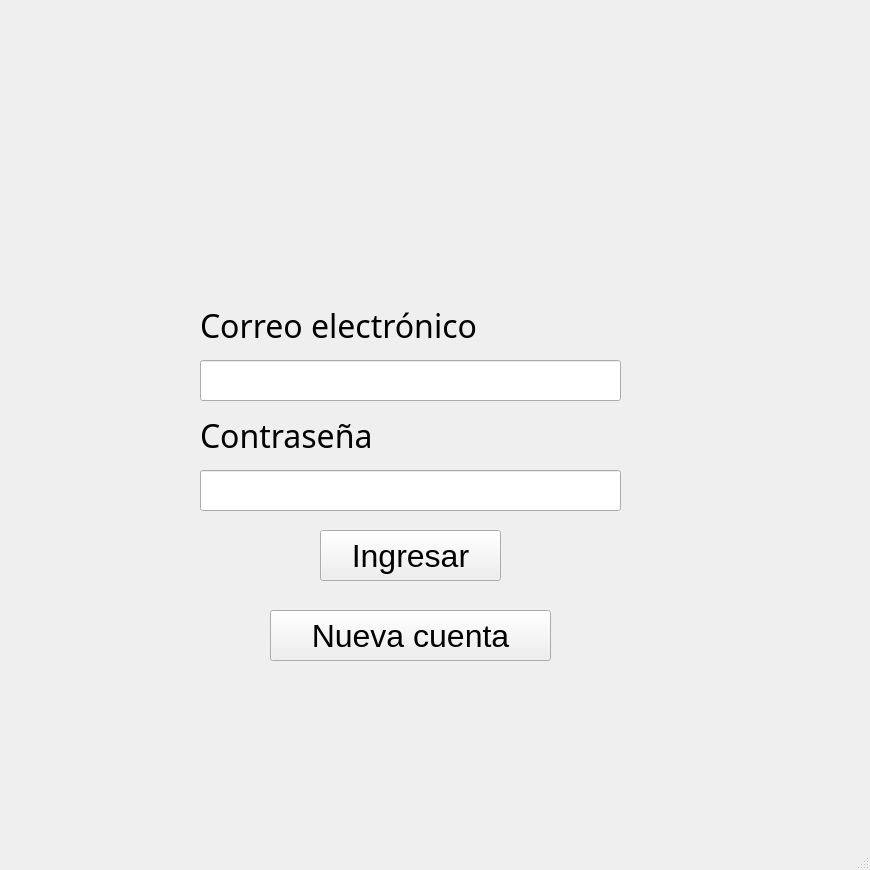
<?xml version="1.0" encoding="UTF-8"?>
<ui version="4.0">
 <class>Registro</class>
 <widget class="QMainWindow" name="Registro">
  <property name="geometry">
   <rect>
    <x>0</x>
    <y>0</y>
    <width>870</width>
    <height>870</height>
   </rect>
  </property>
  <property name="windowTitle">
   <string>Registro</string>
  </property>
  <widget class="QWidget" name="centralwidget">
   <widget class="QStackedWidget" name="stackedWidget">
    <property name="geometry">
     <rect>
      <x>20</x>
      <y>0</y>
      <width>821</width>
      <height>801</height>
     </rect>
    </property>
    <property name="currentIndex">
     <number>1</number>
    </property>
    <widget class="QWidget" name="page">
     <widget class="QLabel" name="lblNombre">
      <property name="geometry">
       <rect>
        <x>20</x>
        <y>40</y>
        <width>134</width>
        <height>67</height>
       </rect>
      </property>
      <property name="font">
       <font>
        <family>Dubai Medium</family>
        <pointsize>24</pointsize>
       </font>
      </property>
      <property name="text">
       <string>Nombre</string>
      </property>
     </widget>
     <widget class="QLabel" name="label">
      <property name="geometry">
       <rect>
        <x>560</x>
        <y>11</y>
        <width>191</width>
        <height>251</height>
       </rect>
      </property>
      <property name="sizeIncrement">
       <size>
        <width>100</width>
        <height>50</height>
       </size>
      </property>
      <property name="text">
       <string/>
      </property>
     </widget>
     <widget class="QLabel" name="lblApellido">
      <property name="geometry">
       <rect>
        <x>20</x>
        <y>170</y>
        <width>138</width>
        <height>67</height>
       </rect>
      </property>
      <property name="font">
       <font>
        <family>Dubai Medium</family>
        <pointsize>24</pointsize>
       </font>
      </property>
      <property name="text">
       <string>Apellido</string>
      </property>
     </widget>
     <widget class="QLineEdit" name="tbxApellido">
      <property name="geometry">
       <rect>
        <x>20</x>
        <y>230</y>
        <width>491</width>
        <height>41</height>
       </rect>
      </property>
     </widget>
     <widget class="QLabel" name="lblCorreo">
      <property name="geometry">
       <rect>
        <x>20</x>
        <y>290</y>
        <width>309</width>
        <height>67</height>
       </rect>
      </property>
      <property name="font">
       <font>
        <family>Dubai Medium</family>
        <pointsize>24</pointsize>
       </font>
      </property>
      <property name="layoutDirection">
       <enum>Qt::LeftToRight</enum>
      </property>
      <property name="text">
       <string>Correo Electrónico</string>
      </property>
     </widget>
     <widget class="QPushButton" name="btnCargarImg">
      <property name="geometry">
       <rect>
        <x>560</x>
        <y>329</y>
        <width>188</width>
        <height>33</height>
       </rect>
      </property>
      <property name="font">
       <font>
        <pointsize>12</pointsize>
       </font>
      </property>
      <property name="text">
       <string>Cargar foto de perfil</string>
      </property>
     </widget>
     <widget class="QLineEdit" name="tbxCorreo">
      <property name="geometry">
       <rect>
        <x>11</x>
        <y>386</y>
        <width>108</width>
        <height>24</height>
       </rect>
      </property>
     </widget>
     <widget class="QLabel" name="lblConstra">
      <property name="geometry">
       <rect>
        <x>11</x>
        <y>417</y>
        <width>294</width>
        <height>67</height>
       </rect>
      </property>
      <property name="font">
       <font>
        <family>Dubai Medium</family>
        <pointsize>24</pointsize>
       </font>
      </property>
      <property name="text">
       <string>Contraseña nueva</string>
      </property>
     </widget>
     <widget class="QLineEdit" name="tbxContra">
      <property name="geometry">
       <rect>
        <x>11</x>
        <y>518</y>
        <width>108</width>
        <height>24</height>
       </rect>
      </property>
     </widget>
     <widget class="QLabel" name="lblFecha">
      <property name="geometry">
       <rect>
        <x>11</x>
        <y>549</y>
        <width>337</width>
        <height>67</height>
       </rect>
      </property>
      <property name="font">
       <font>
        <family>Dubai Medium</family>
        <pointsize>24</pointsize>
       </font>
      </property>
      <property name="text">
       <string>Fecha de nacimiento</string>
      </property>
     </widget>
     <widget class="QSpinBox" name="boxDia">
      <property name="geometry">
       <rect>
        <x>507</x>
        <y>570</y>
        <width>46</width>
        <height>25</height>
       </rect>
      </property>
      <property name="minimum">
       <number>1</number>
      </property>
      <property name="maximum">
       <number>31</number>
      </property>
     </widget>
     <widget class="QSpinBox" name="boxMes">
      <property name="geometry">
       <rect>
        <x>560</x>
        <y>570</y>
        <width>46</width>
        <height>25</height>
       </rect>
      </property>
      <property name="minimum">
       <number>1</number>
      </property>
      <property name="maximum">
       <number>12</number>
      </property>
     </widget>
     <widget class="QSpinBox" name="boxA">
      <property name="geometry">
       <rect>
        <x>658</x>
        <y>570</y>
        <width>60</width>
        <height>25</height>
       </rect>
      </property>
      <property name="minimum">
       <number>1925</number>
      </property>
      <property name="maximum">
       <number>2007</number>
      </property>
     </widget>
     <widget class="QPushButton" name="btnVolver">
      <property name="geometry">
       <rect>
        <x>11</x>
        <y>629</y>
        <width>92</width>
        <height>45</height>
       </rect>
      </property>
      <property name="font">
       <font>
        <pointsize>18</pointsize>
       </font>
      </property>
      <property name="text">
       <string>Volver</string>
      </property>
     </widget>
     <widget class="QPushButton" name="btnRegistrarse">
      <property name="geometry">
       <rect>
        <x>156</x>
        <y>623</y>
        <width>205</width>
        <height>57</height>
       </rect>
      </property>
      <property name="font">
       <font>
        <pointsize>24</pointsize>
       </font>
      </property>
      <property name="text">
       <string>Registrarse</string>
      </property>
     </widget>
     <widget class="QLineEdit" name="tbxNombre">
      <property name="geometry">
       <rect>
        <x>20</x>
        <y>110</y>
        <width>491</width>
        <height>41</height>
       </rect>
      </property>
     </widget>
    </widget>
    <widget class="QWidget" name="page_2">
     <widget class="QLabel" name="lblIngresaCorr">
      <property name="geometry">
       <rect>
        <x>180</x>
        <y>300</y>
        <width>331</width>
        <height>51</height>
       </rect>
      </property>
      <property name="font">
       <font>
        <family>Dubai Medium</family>
        <pointsize>24</pointsize>
       </font>
      </property>
      <property name="text">
       <string>Correo electrónico</string>
      </property>
     </widget>
     <widget class="QLabel" name="lblIngresaCont_2">
      <property name="geometry">
       <rect>
        <x>180</x>
        <y>410</y>
        <width>231</width>
        <height>51</height>
       </rect>
      </property>
      <property name="font">
       <font>
        <family>Dubai Medium</family>
        <pointsize>24</pointsize>
       </font>
      </property>
      <property name="text">
       <string>Contraseña</string>
      </property>
     </widget>
     <widget class="QLineEdit" name="tbxIngresCorr">
      <property name="geometry">
       <rect>
        <x>180</x>
        <y>360</y>
        <width>421</width>
        <height>41</height>
       </rect>
      </property>
     </widget>
     <widget class="QLineEdit" name="tbxIngresaContra">
      <property name="geometry">
       <rect>
        <x>180</x>
        <y>470</y>
        <width>421</width>
        <height>41</height>
       </rect>
      </property>
     </widget>
     <widget class="QPushButton" name="btnNuevacuenta">
      <property name="geometry">
       <rect>
        <x>250</x>
        <y>610</y>
        <width>281</width>
        <height>51</height>
       </rect>
      </property>
      <property name="font">
       <font>
        <pointsize>24</pointsize>
       </font>
      </property>
      <property name="text">
       <string>Nueva cuenta</string>
      </property>
     </widget>
     <widget class="QPushButton" name="btnIngresar">
      <property name="geometry">
       <rect>
        <x>300</x>
        <y>530</y>
        <width>181</width>
        <height>51</height>
       </rect>
      </property>
      <property name="font">
       <font>
        <pointsize>24</pointsize>
       </font>
      </property>
      <property name="text">
       <string>Ingresar</string>
      </property>
     </widget>
    </widget>
   </widget>
  </widget>
  <widget class="QMenuBar" name="menubar">
   <property name="geometry">
    <rect>
     <x>0</x>
     <y>0</y>
     <width>870</width>
     <height>25</height>
    </rect>
   </property>
  </widget>
  <widget class="QStatusBar" name="statusbar"/>
 </widget>
 <resources/>
 <connections/>
</ui>
